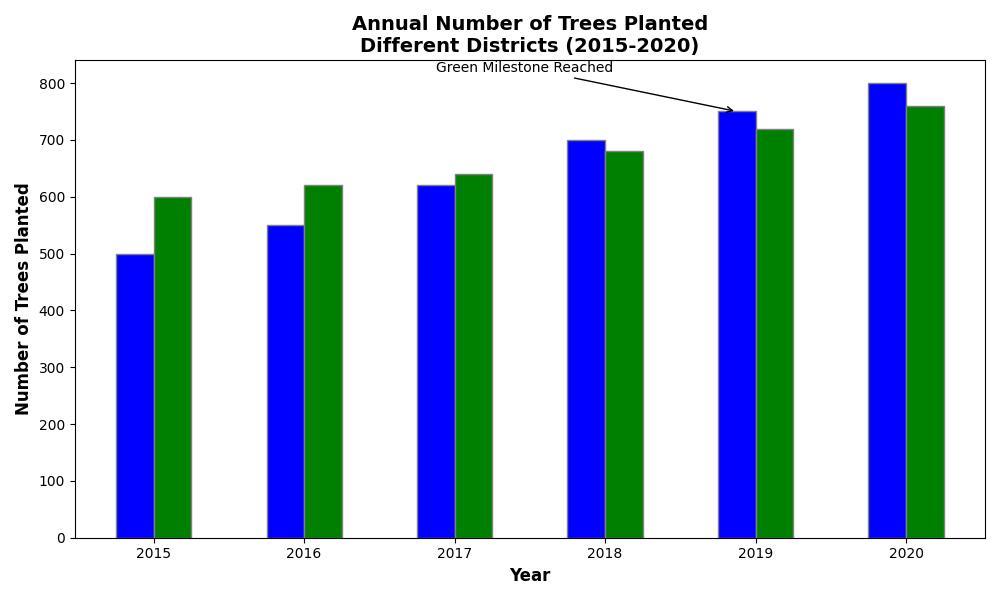

Here is the Python script that generated this plot:
import matplotlib.pyplot as plt
import numpy as np

years = np.arange(2015, 2021)
districtA_trees = np.array([500, 550, 620, 700, 750, 800])
districtB_trees = np.array([600, 620, 640, 680, 720, 760])

bar_width = 0.25
r1 = np.arange(len(years))
r2 = [x + bar_width for x in r1]

fig, ax = plt.subplots(figsize=(10, 6))

ax.bar(r1, districtA_trees, color='blue', width=bar_width, edgecolor='grey')
ax.bar(r2, districtB_trees, color='green', width=bar_width, edgecolor='grey')

ax.set_xlabel('Year', fontweight='bold', fontsize=12)
ax.set_ylabel('Number of Trees Planted', fontweight='bold', fontsize=12)
ax.set_title('Annual Number of Trees Planted\nDifferent Districts (2015-2020)', fontweight='bold', fontsize=14)
ax.set_xticks([r + bar_width / 2 for r in range(len(years))])
ax.set_xticklabels(years)

ax.annotate('Green Milestone Reached', xy=(4, 750), xytext=(2, 820),
            arrowprops=dict(facecolor='black', arrowstyle='->'), fontsize=10)

plt.tight_layout()
plt.show()
